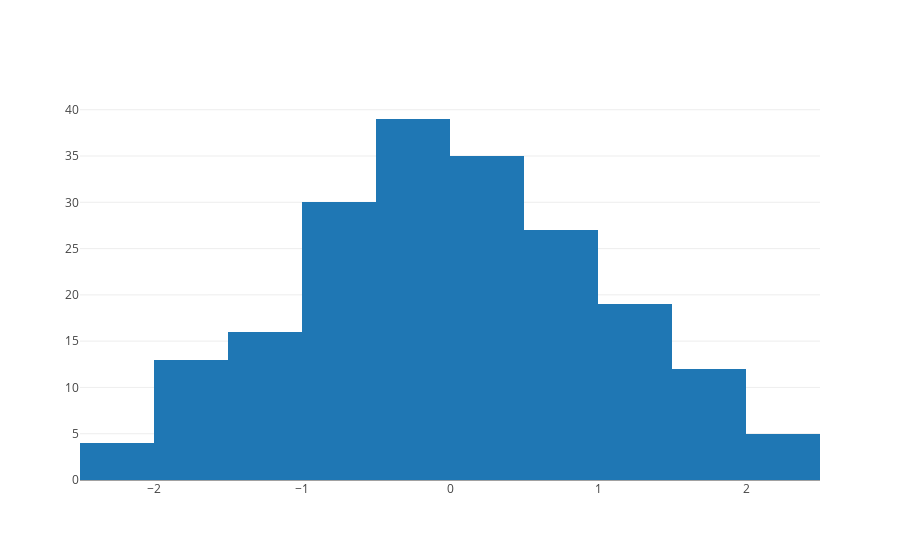

Notebook cell for this chart:
### Markdown cell above
#### Generate the histogram plot

### Code cell
data = [hist]

offline.iplot(data)

### Figure 1 — Plotly figure (JSON) as saved in the notebook; plotly's stock layout.template omitted (floating-point values rounded to 4 significant figures; data arrays with more than 128 entries replaced by an {"elided": "..."} marker saying what was removed)
{"data": [{"type": "histogram", "uid": "d64a3046-deb3-4d94-9f61-92585dd6f42e", "x": {"elided": "200 float values"}}], "layout": {}}
